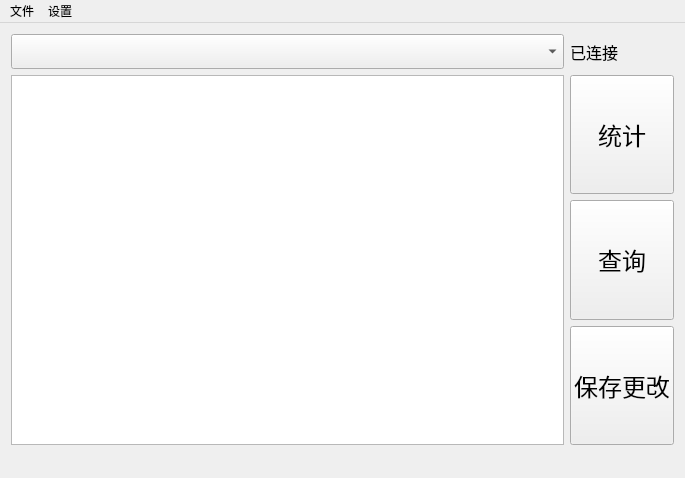
<?xml version="1.0" encoding="UTF-8"?>
<ui version="4.0">
 <class>studentmanagerClass</class>
 <widget class="QMainWindow" name="studentmanagerClass">
  <property name="geometry">
   <rect>
    <x>0</x>
    <y>0</y>
    <width>685</width>
    <height>478</height>
   </rect>
  </property>
  <property name="windowTitle">
   <string>学生成绩管理系统</string>
  </property>
  <widget class="QWidget" name="centralWidget">
   <layout class="QGridLayout" name="gridLayout">
    <item row="0" column="0">
     <widget class="QComboBox" name="tableoption">
      <property name="sizePolicy">
       <sizepolicy hsizetype="Preferred" vsizetype="Fixed">
        <horstretch>0</horstretch>
        <verstretch>0</verstretch>
       </sizepolicy>
      </property>
      <property name="minimumSize">
       <size>
        <width>40</width>
        <height>0</height>
       </size>
      </property>
      <property name="font">
       <font>
        <family>等线</family>
        <pointsize>14</pointsize>
       </font>
      </property>
     </widget>
    </item>
    <item row="0" column="1">
     <widget class="QLabel" name="statuslabel">
      <property name="sizePolicy">
       <sizepolicy hsizetype="Preferred" vsizetype="Preferred">
        <horstretch>0</horstretch>
        <verstretch>0</verstretch>
       </sizepolicy>
      </property>
      <property name="font">
       <font>
        <family>华文新魏</family>
        <pointsize>12</pointsize>
       </font>
      </property>
      <property name="text">
       <string>已连接</string>
      </property>
     </widget>
    </item>
    <item row="1" column="0">
     <widget class="QTableWidget" name="showtable"/>
    </item>
    <item row="1" column="1">
     <layout class="QVBoxLayout" name="verticalLayout">
      <item>
       <widget class="QPushButton" name="staticbutton">
        <property name="sizePolicy">
         <sizepolicy hsizetype="Minimum" vsizetype="Preferred">
          <horstretch>0</horstretch>
          <verstretch>0</verstretch>
         </sizepolicy>
        </property>
        <property name="font">
         <font>
          <family>等线</family>
          <pointsize>18</pointsize>
         </font>
        </property>
        <property name="toolTip">
         <string>在数据库中删除当前表格</string>
        </property>
        <property name="text">
         <string>统计</string>
        </property>
       </widget>
      </item>
      <item>
       <widget class="QPushButton" name="findbutton">
        <property name="sizePolicy">
         <sizepolicy hsizetype="Minimum" vsizetype="Preferred">
          <horstretch>0</horstretch>
          <verstretch>0</verstretch>
         </sizepolicy>
        </property>
        <property name="font">
         <font>
          <family>等线</family>
          <pointsize>18</pointsize>
         </font>
        </property>
        <property name="toolTip">
         <string>切换至数据库中的另一表格</string>
        </property>
        <property name="text">
         <string>查询</string>
        </property>
       </widget>
      </item>
      <item>
       <widget class="QPushButton" name="savebutton">
        <property name="sizePolicy">
         <sizepolicy hsizetype="Minimum" vsizetype="Preferred">
          <horstretch>0</horstretch>
          <verstretch>0</verstretch>
         </sizepolicy>
        </property>
        <property name="font">
         <font>
          <family>等线</family>
          <pointsize>18</pointsize>
         </font>
        </property>
        <property name="toolTip">
         <string>将当前更改保存至数据库</string>
        </property>
        <property name="text">
         <string>保存更改</string>
        </property>
       </widget>
      </item>
     </layout>
    </item>
    <item row="2" column="0">
     <widget class="QLabel" name="infolabel">
      <property name="font">
       <font>
        <family>等线</family>
       </font>
      </property>
      <property name="text">
       <string/>
      </property>
     </widget>
    </item>
   </layout>
  </widget>
  <widget class="QMenuBar" name="menuBar">
   <property name="geometry">
    <rect>
     <x>0</x>
     <y>0</y>
     <width>685</width>
     <height>23</height>
    </rect>
   </property>
   <widget class="QMenu" name="menu">
    <property name="title">
     <string>文件</string>
    </property>
    <property name="toolTipsVisible">
     <bool>true</bool>
    </property>
    <addaction name="actionexport"/>
    <addaction name="actionexit"/>
   </widget>
   <widget class="QMenu" name="menu_3">
    <property name="title">
     <string>设置</string>
    </property>
    <property name="toolTipsVisible">
     <bool>true</bool>
    </property>
    <addaction name="actionmysqlconfig"/>
   </widget>
   <addaction name="menu"/>
   <addaction name="menu_3"/>
  </widget>
  <action name="actionnewtable">
   <property name="text">
    <string>新建表格</string>
   </property>
   <property name="toolTip">
    <string>在数据库中新建一张表格</string>
   </property>
   <property name="shortcut">
    <string>Ctrl+N</string>
   </property>
  </action>
  <action name="actionmysqlconfig">
   <property name="text">
    <string>设置连接</string>
   </property>
   <property name="toolTip">
    <string>设置MySql数据库的连接</string>
   </property>
  </action>
  <action name="actionstatic">
   <property name="text">
    <string>统计</string>
   </property>
   <property name="toolTip">
    <string>进行统计计算</string>
   </property>
  </action>
  <action name="actionexport">
   <property name="text">
    <string>导出</string>
   </property>
   <property name="toolTip">
    <string>将当前表格导出为csv文件</string>
   </property>
  </action>
  <action name="actionexit">
   <property name="text">
    <string>退出</string>
   </property>
  </action>
  <action name="actionrefresh">
   <property name="text">
    <string>刷新</string>
   </property>
  </action>
 </widget>
 <layoutdefault spacing="6" margin="11"/>
 <resources>
  <include location="studentmanager.qrc"/>
 </resources>
 <connections/>
</ui>
